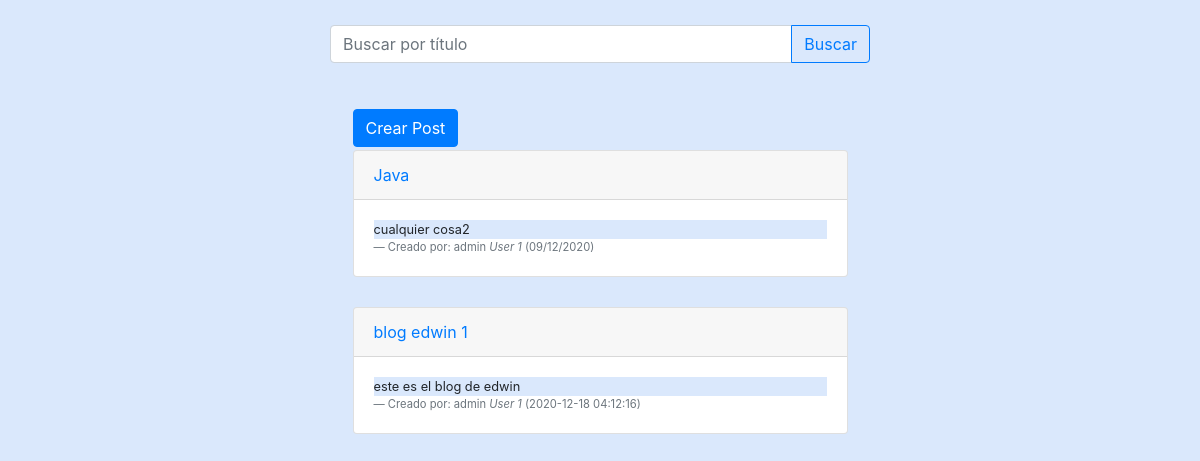
Screenshot of /vistaBlog (signed in) with the database file from the repository.
### tables this page shows
CREATE TABLE tbl_002_b (id_b INTEGER PRIMARY KEY AUTOINCREMENT, id_u INTEGER REFERENCES tbl_001_u (id_u), tit VARCHAR (30), cuer_b TEXT, est_b VARCHAR (30), fecha_cb DATETIME, eli_b BOOLEAN DEFAULT (1));

### main.py (the view)
@app.route('/vistaBlog', methods=['GET', 'POST'])
def vistaBlog():
    user_id = session["usuario"]
    try:
        with sqlite3.connect('Blogs.db') as con:
            con.row_factory = sqlite3.Row
            cur = con.cursor()
            cur.execute("SELECT * from tbl_002_b where id_u = ? AND eli_b = 1 or est_b = 'publico' and eli_b = 1",[user_id])
            row = cur.fetchall()
            return render_template('vistaBlog.html',row = row, user_id = user_id)
    except:
        return "No se pudo listar"

### templates/vistaBlog.html (shortened to what this page needs)
{% extends "base.html" %}
{% block contenido %}
    <div class="container">
        <div class="row">
            <div class="col-6 offset-3">
                <form action="{{ url_for('buscarVistaBlog') }}" method="POST">
                    <div class="input-group mb-3" style="margin-top:25px">
                        <input type="text" id="txtBuscar" name="txtBuscar" class="form-control" placeholder="Buscar por título" aria-label="Recipient's username" aria-describedby="button-addon2">
                        <div class="input-group-append">
                            <button class="btn btn-outline-primary" type="submit" id="button-addon2">Buscar</button>
                        </div>
                    </div>
                </form>
            </div>
        </div>
        <div class="row" style="margin: 30px;margin-bottom: -27px;">
            <div class="col-6 offset-3">
                <a href="{{ url_for('crearBlog2') }}" type="button" class="btn btn-primary">Crear Post</a>
            </div>
        </div>
        {%for r in row%}
            <div class="row margin-card" >
                <div class="col-6 offset-3">
                    <div class="card">
                        <div class="card-header">
                        <a href="{{ url_for('crearBlog',post_id=r['id_b']) }}"> {{r["tit"]}} </a>
                        </div>
                        <div class="card-body">
                        <blockquote class="blockquote mb-0">
                            <p class="font-card">{{r["cuer_b"]}}</p>
                            <footer class="blockquote-footer footer-card">Creado por: {{user_id}}  <cite title="Source Title">User 1</cite> ({{r["fecha_cb"]}})</footer>
                        </blockquote>
                        </div>
                    </div>
                </div>
            </div>
        {%endfor%}
    </div>
{% endblock %}

### static/styles.css (style rules this page uses)
body,html { margin: 0; padding: 0; width: 100%; height: 100%; position: relative; background-color: #dae8fc; }
.margin-card { margin: 30px; }
.footer-card { font-size: 0.7rem; }
.font-card { font-size: 0.8rem; margin: 0; padding: 0; width: 100%; height: 100%; position: relative; background-color: #dae8fc; }

### rows the page displays
tbl_002_b: tit "Java", cuer_b "cualquier cosa2", user_id "admin", fecha_cb "09/12/2020"
tbl_002_b: tit "blog edwin 1", cuer_b "este es el blog de edwin", user_id "admin", fecha_cb "2020-12-18 04:12:16"
